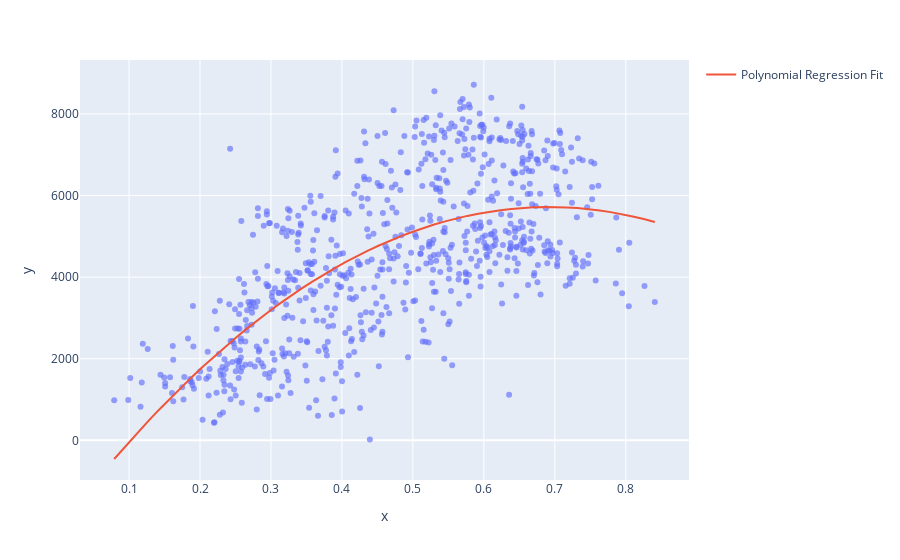

The notebook cell saved with this chart:
### Code cell
import numpy as np
import plotly.express as px
import plotly.graph_objects as go
from sklearn.linear_model import LinearRegression

x_range=np.linspace(X['atemp'].min(),X['atemp'].max(),50)
y_range=model.predict(poly.fit_transform(x_range.reshape(-1,1)))

fig=px.scatter(x=X['atemp'],y=y,opacity=0.65)
fig.add_traces(go.Scatter(x=x_range,y=y_range,name='Polynomial Regression Fit'))
fig.show()

### Figure 1 — Plotly figure (JSON) as saved in the notebook; plotly's stock layout.template omitted (floating-point values rounded to 4 significant figures; data arrays with more than 128 entries replaced by an {"elided": "..."} marker saying what was removed)
{"data": [{"hovertemplate": "x=%{x}<br>y=%{y}<extra></extra>", "legendgroup": "", "marker": {"color": "#636efa", "opacity": 0.65, "symbol": "circle"}, "mode": "markers", "name": "", "orientation": "v", "showlegend": false, "type": "scatter", "x": {"elided": "731 float values"}, "xaxis": "x", "y": {"elided": "731 int values"}, "yaxis": "y"}, {"name": "Polynomial Regression Fit", "type": "scatter", "x": [0.07907, 0.09462, 0.1102, 0.1257, 0.1413, 0.1568, 0.1724, 0.1879, 0.2034, 0.219, 0.2345, 0.2501, 0.2656, 0.2812, 0.2967, 0.3123, 0.3278, 0.3434, 0.3589, 0.3745, 0.39, 0.4056, 0.4211, 0.4367, 0.4522, 0.4678, 0.4833, 0.4989, 0.5144, 0.5299, 0.5455, 0.561, 0.5766, 0.5921, 0.6077, 0.6232, 0.6388, 0.6543, 0.6699, 0.6854, 0.701, 0.7165, 0.7321, 0.7476, 0.7632, 0.7787, 0.7943, 0.8098, 0.8253, 0.8409], "y": [-457.8, -148.3, 153.3, 446.9, 732.5, 1010.0, 1280.0, 1542.0, 1796.0, 2041.0, 2279.0, 2509.0, 2731.0, 2945.0, 3151.0, 3350.0, 3540.0, 3722.0, 3896.0, 4062.0, 4221.0, 4371.0, 4513.0, 4648.0, 4774.0, 4893.0, 5004.0, 5106.0, 5201.0, 5288.0, 5366.0, 5437.0, 5500.0, 5555.0, 5602.0, 5641.0, 5672.0, 5695.0, 5710.0, 5717.0, 5716.0, 5707.0, 5691.0, 5666.0, 5633.0, 5593.0, 5544.0, 5488.0, 5423.0, 5351.0]}], "layout": {"legend": {"tracegroupgap": 0}, "margin": {"t": 60}, "xaxis": {"anchor": "y", "domain": [0, 1], "title": {"text": "x"}}, "yaxis": {"anchor": "x", "domain": [0, 1], "title": {"text": "y"}}}}
